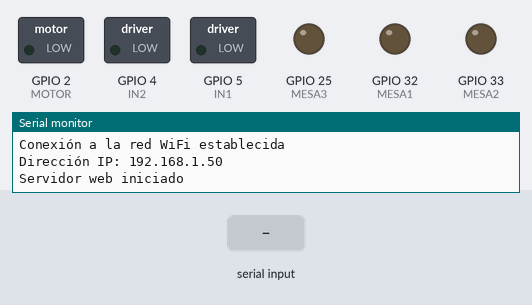
Bench run of a sketch on a simulated ESP32. On the bench: switched loads named in the sketch (green lamp = pin HIGH), output pins drawn as LEDs (lit = HIGH), the last lines printed to the serial monitor. The test bench sets the inputs (shaded band). WiFi joins after 1.5 s; servers stay silent unless stated.

Above: at 4.2 s.
4.3 s: "1" received over Serial
At 5.1 s:
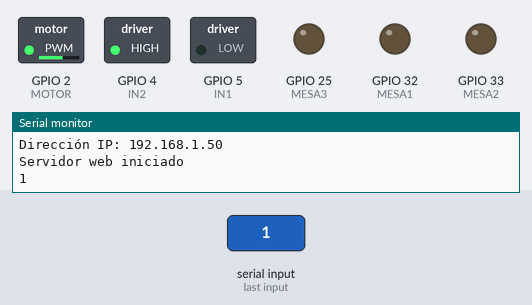
Timing chart, 0 to 11.8 s (numbered marks = the images above; inputs shaded):
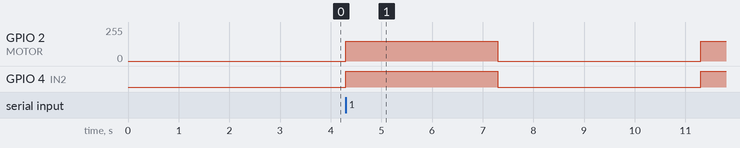

Measured:
- after the input at 4.3 s, GPIO 2 (MOTOR): 0/255 → 150/255 at once, → 0/255 3.0 s later, → 150/255 4.0 s later; GPIO 4 (IN2): LOW → HIGH at once, → LOW 3.0 s later, → HIGH 4.0 s later

The sketch:

FajaRAMFood.ino
```cpp
#include <Wire.h>
#include <WiFi.h>
#include <WebServer.h>
#include <ESP32Servo.h>

const char *ssid = "GOLDEN_NETWORK-2.4G";
const char *password = "bierko123";

// const char *ssid = "redpucp";
// const char *password = "C9AA28BA93";
String datosSerial = "";
WebServer server(80);
int direccion = 0;
int Mesa[4] = {0, 0, 0, 0};
int nroMesa = 0; // Esta será una variable auxiliar para guardar el numero de mesa que se esta usando
int CoincideMesas[4]={0,0, 0, 0};
int onMotor = 0;                // Solo habra un motor en la faja

// Codigo para un microcontrolador ESP32
// Se usaran 3 servomotores y 4 sensores PIR.
// Se usara un arreglo de 5 posiciones para representar la faja
//  0: posicion donde se coloca la faja
//  1: posicion del primer PIR en la faja para detectar un objeto
//  2: posicion del segundo PIR en la faja para detectar un objeto
//  3: posicion del tercer PIR en la faja para detectar un objeto
//  4: poscion final de la faja, donde debería quedarse en caso ningun brazo funcione
// Cada pir representa una mesa, y cada mesa tiene un numero de mesa.
// En este caso solo habran 3 mesas. la variable mesa[5] representa las mesas. En mesa[0] es donde se guardará la información donde se tiene que poner el plato. Es decir habra una variable direccion y sus posibles valores son 1,2,3 porque solo hay 3 mesas.
// Asignacion de pines:
// Motor

const int MOTOR = 2;//Cambiar pin
const int IN1 = 5;
const int IN2 = 4;
const int MESA1 =32;
const int MESA2 = 33;
const int MESA3 = 25;
//const int pinMotorA[3] = { MOTOR, IN1, IN2 };
//const int waitTime = 2000;  //espera entre fases
const int speed = 150;    //velocidad de giro


int alerta = 0;
int errorMesa = 0;
// Instanciamos nuestro servo
int delayON=1000;
int delaySTOP = 1000;

/*void IRAM_ATTR pir1Interrupt()
{
    Serial.println("Se detecto un plato en el PIR1");
    SERVOM1.write(0);
    // Esperamos 1.5 segundos
    delay(1500);
    // Movemos el servo a 180 grados
    SERVOM1.write(90);
    // Esperamos 1.5 segundos
    delay(1500);
    if (PIR[1] == 1)
    {
        // Se detecto un plato, entonces el servo1 se debe mover
    }
}

*/
void setup()
{
    // Se configuran los pines de los PIR como entradas
    pinMode(MOTOR, OUTPUT);
    pinMode (IN1, OUTPUT);    // Input4 conectada al pin 4
    pinMode (IN2, OUTPUT);
    pinMode (MESA1, OUTPUT);
    pinMode (MESA2, OUTPUT);
    pinMode (MESA3, OUTPUT);
    // Se configura el puerto serial
    Serial.begin(9600);
    delay(1000);
    // Conectar a la red WiFi
    WiFi.begin(ssid, password);
    while (WiFi.status() != WL_CONNECTED)
    {
        delay(1000);
        Serial.println("Conectando a la red WiFi..");
    }
    // Imprimimos la direccion IP
    Serial.println("Conexión a la red WiFi establecida");
    Serial.print("Dirección IP: ");
    Serial.println(WiFi.localIP());
    // Configuramos las rutas del servidor
    server.on("/", HTTP_GET, handleRoot);
    // get si es que quiero saber el estado del motor
    // post si es que quiero cambiar el estado del motor
    server.on("/Motor", HTTP_GET, handleMotor);
    server.on("/Motor", HTTP_POST, handleMotor);
    // get para saber a que mesa se tiene que mover.
    // post para cambiar la mesa a la que se tiene que mover.
    server.on("/Mesa", HTTP_GET, handleMesa);
    server.on("/Mesa", HTTP_POST, handleMesa);

    // En caso el plato haya llegado al final de la faja, tenemos que detectarlo con el sesor PIR4 y tambien tenemos que conocer la mesa a la que le correspondia el plato.
    //  get para saber si el plato llego al final de la faja.
    // get para saber a que mesa le correspondia el plato.
    server.on("/ErrorFaja", HTTP_GET, handleFinal);

    // Iniciamos el servidor
    server.begin();
    Serial.println("Servidor web iniciado");
}
int listaTiempos[8]= {delayON,delayON,delayON,delayON,delayON,delayON,delayON,1.5*delayON};
int h=0;
void loop()
{

    VerificarDatosXPuertoSerial();
    if(onMotor){

      int delayActual= listaTiempos[h];
      EncenderMotor();
      delay(delayActual);
      ApagarMotor();
      delay(delayActual);
      AumentarH();
      DesplazarValoresLista();
      ShowValuesMesa();
      CheckCoincidencia();
      EncenderLedxCoincidencia();
      delay(2000);
      digitalWrite(MESA1, LOW);
      digitalWrite(MESA2, LOW);
      digitalWrite(MESA3, LOW);

    }else{
      h=0;
    }


}
void VerificarDatosXPuertoSerial(){
    // Manejar solicitudes del cliente
    server.handleClient();
    // Verificar si hay datos por el puerto serial
    while (Serial.available())
        {
            char c = Serial.read();
            if (c == '0' || c == '1')
            {
                datosSerial = c;
                // datosSerial += "\n";
                Serial.println(c);


                if(c=='1'){
                  onMotor=1;
                  setMotor(1);
                }else{
                  onMotor=0;
                  setMotor(0);
                }

            }else{

            }

            // Led();
        }

}
void AumentarH(){
  if(h>=7){
    h=0;
  }else{
    h++;
    }
}
void handleRoot()
{
    // Enviar encabezado HTTP
    String html = "<html><head><style>";
    html += "h1 { color: blue; }";
    html += "p { font-size: 14px; }";
    html += "pre { background-color: #eee; padding: 10px; }";
    html += "form { margin-top: 20px; }";
    html += "label { font-weight: bold; }";
    html += "</style></head><body>";
    html += "<h1>RAMFood project</h1>";
    html += "<p>sus:</p>";
    html += "<p>Datos ingresados por el puerto serial:</p>";
    html += "<pre>" + datosSerial + "</pre>";
    html += "<br><br><form method='post' action='/Mesa'>";
    html += "<label for='nroMesa'>Indique el numero de mesa:</label><br>";
    html += "<input type='text' id='nroMesa' name='nroMesa'><br>";
    html += "<input type='submit' value='Enviar'>";
    html += "</form></body></html>";
    server.send(200, "text/html", html);

}

void handleMotor()
{
    if (server.method() == HTTP_GET)
    {
        // Enviar encabezado HTTP
        // Quiero que el cliente  consulte el dato de onMotor
        server.send(200, "text/plain", String(onMotor));
    }
    else if (server.method() == HTTP_POST)
    {
        String dato = server.arg("onMotor");
        if (dato == "1" || dato == "0")
        {
            Serial.println("Se ha cambiado el estado del motor");
            Serial.println(dato);
            onMotor = dato.toInt();
            server.send(200, "text/plain", "Dato recibido por la página web: " + dato);
            // Se enciende/apaga el motor
            setMotor(onMotor);
        }
        else
        {
            Serial.println("No se ha cambiado el estado del motor");
            Serial.println("Dato no valido.");
            Serial.println("Dato actual.");
            Serial.println(dato);
        }
    }
}

void handleMesa()
{
    if (server.method() == HTTP_GET)
    {
        // Enviar encabezado HTTP
        // Quiero que el cliente  consulte el dato de onMotor
        // server.send(200, "text/plain", String(mesa[0]));
        server.send(200, "text/plain", String(nroMesa));
    }
    else if (server.method() == HTTP_POST)
    {
        String dato = server.arg("nroMesa");
        if (dato == "1" || dato == "2" || dato == "3")
        {
            Serial.println("Se ha cambiado la mesa");
            Serial.println(dato);
            // mesa[0] = dato.toInt();
            nroMesa = dato.toInt();
            if (VerificaPrimerValorMesa())
            {
                Mesa[0] = nroMesa;
                ShowValuesMesa();
            }
            else
            {
                Serial.println("La faja esta ocupada");
                ShowValuesMesa();
            }
        }
        else
        {
            Serial.println("No se ha cambiado la mesa");
            Serial.println("Dato no valido.");
        }
    }
}
void handleFinal()
{
    // Solo sera un get
    if (server.method() == HTTP_GET)
    {
        // Enviar encabezado HTTP
        // Quiero que el cliente  consulte el dato de onMotor
        server.send(200, "text/plain", String(alerta));
        // Despues ver si se puede enviar a que mesa correspondia este plato
    }
}
//encender motor
void EncenderMotor(){
  digitalWrite (IN2, HIGH);
  digitalWrite (IN1, LOW);
  analogWrite (MOTOR, speed);
  //Enciende motor
  //digitalWrite(MOTOR, HIGH);
  delay(delayON);
}
void ApagarMotor(){
  digitalWrite (IN1, LOW);
  digitalWrite (IN2, LOW);
  analogWrite (MOTOR, LOW);
  delay(delaySTOP);
}


void setMotor(int onMotor)
{
    if (onMotor == 1)
    {
        EncenderMotor();
    }
    else
    {
        ApagarMotor();
    }
}
void DesplazarValoresLista(){
      int aux1=0;
      int aux2=0;
      for(int i=0;i<4;i++){
        aux1=Mesa[i];
        if(i==0){
          Mesa[i]=0;

        }else{
          Mesa[i]= aux2;
        }

        aux2=aux1;

      }

}

void EncenderLedxCoincidencia(){

      for(int j=3; j>0; j--){
        if(CoincideMesas[j]){
          switch(j){
          case 1:
            digitalWrite(MESA1, HIGH);

          break;

          case 2:
            digitalWrite(MESA2, HIGH);

          break;
          case 3:
            digitalWrite(MESA3, HIGH);
          break;

          }

        }
      }

}


void ShowValuesMesa()
{
    Serial.println("Valores de la mesa:");
    for (int i = 0; i < 4; i++)
    {
        Serial.println(Mesa[i]);
    }
}
int BuscarPosicionProducto()
{
    int posicion;
    for (int posicion = 3; posicion < 0; posicion--)
    {
        if (Mesa[posicion] != 0)
        {
            return posicion;
            break;
        }
    }
    return 0;
}


int VerificaPrimerValorMesa()
{
    return Mesa[0] == 0; // Si esta vacio es porq no hay ningun plato a enviar al principio de la faja
}

void CheckCoincidencia()
{
    for (int i = 3; i >0; i--)
    {
        if (Mesa[i] == i)
        {
            CoincideMesas[i] =1 ;
        }else{
          CoincideMesas[i] =0;
        }

    }
}
```
